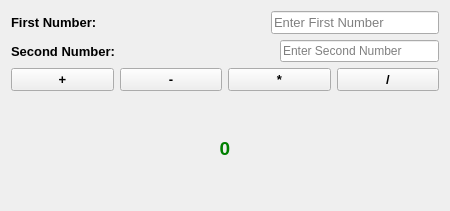
<?xml version="1.0" encoding="UTF-8"?>
<ui version="4.0">
 <class>Form</class>
 <widget class="QWidget" name="Form">
  <property name="geometry">
   <rect>
    <x>0</x>
    <y>0</y>
    <width>450</width>
    <height>211</height>
   </rect>
  </property>
  <property name="windowTitle">
   <string>Form</string>
  </property>
  <layout class="QVBoxLayout" name="verticalLayout">
   <item>
    <layout class="QHBoxLayout" name="horizontalLayout">
     <item>
      <widget class="QLabel" name="label">
       <property name="font">
        <font>
         <pointsize>10</pointsize>
         <bold>true</bold>
        </font>
       </property>
       <property name="text">
        <string>First Number:</string>
       </property>
       <property name="margin">
        <number>0</number>
       </property>
      </widget>
     </item>
     <item>
      <spacer name="horizontalSpacer">
       <property name="orientation">
        <enum>Qt::Horizontal</enum>
       </property>
       <property name="sizeHint" stdset="0">
        <size>
         <width>20</width>
         <height>20</height>
        </size>
       </property>
      </spacer>
     </item>
     <item>
      <widget class="QLineEdit" name="lineEdit_1st">
       <property name="font">
        <font>
         <pointsize>10</pointsize>
        </font>
       </property>
       <property name="placeholderText">
        <string>Enter First Number</string>
       </property>
      </widget>
     </item>
    </layout>
   </item>
   <item>
    <layout class="QHBoxLayout" name="horizontalLayout_2">
     <item>
      <widget class="QLabel" name="label_2">
       <property name="font">
        <font>
         <pointsize>10</pointsize>
         <bold>true</bold>
        </font>
       </property>
       <property name="text">
        <string>Second Number:</string>
       </property>
      </widget>
     </item>
     <item>
      <spacer name="horizontalSpacer_2">
       <property name="orientation">
        <enum>Qt::Horizontal</enum>
       </property>
       <property name="sizeHint" stdset="0">
        <size>
         <width>28</width>
         <height>20</height>
        </size>
       </property>
      </spacer>
     </item>
     <item>
      <widget class="QLineEdit" name="lineEdit_2nd">
       <property name="placeholderText">
        <string>Enter Second Number</string>
       </property>
      </widget>
     </item>
    </layout>
   </item>
   <item>
    <layout class="QHBoxLayout" name="horizontalLayout_3">
     <item>
      <widget class="QPushButton" name="addbtn">
       <property name="font">
        <font>
         <family>Arial</family>
         <pointsize>10</pointsize>
         <bold>true</bold>
        </font>
       </property>
       <property name="text">
        <string>+</string>
       </property>
      </widget>
     </item>
     <item>
      <widget class="QPushButton" name="addbtn_2">
       <property name="font">
        <font>
         <family>Arial</family>
         <pointsize>10</pointsize>
         <bold>true</bold>
        </font>
       </property>
       <property name="text">
        <string>-</string>
       </property>
      </widget>
     </item>
     <item>
      <widget class="QPushButton" name="addbtn_3">
       <property name="font">
        <font>
         <family>Arial</family>
         <pointsize>10</pointsize>
         <bold>true</bold>
        </font>
       </property>
       <property name="text">
        <string>*</string>
       </property>
      </widget>
     </item>
     <item>
      <widget class="QPushButton" name="addbtn_4">
       <property name="font">
        <font>
         <family>Arial</family>
         <pointsize>10</pointsize>
         <bold>true</bold>
        </font>
       </property>
       <property name="text">
        <string>/</string>
       </property>
      </widget>
     </item>
    </layout>
   </item>
   <item>
    <widget class="QLabel" name="label_3">
     <property name="enabled">
      <bool>true</bool>
     </property>
     <property name="font">
      <font>
       <pointsize>14</pointsize>
       <bold>true</bold>
      </font>
     </property>
     <property name="autoFillBackground">
      <bool>true</bool>
     </property>
     <property name="styleSheet">
      <string notr="true">QLabel {
color: green
}</string>
     </property>
     <property name="text">
      <string>0</string>
     </property>
     <property name="alignment">
      <set>Qt::AlignCenter</set>
     </property>
    </widget>
   </item>
  </layout>
 </widget>
 <resources/>
 <connections/>
</ui>
